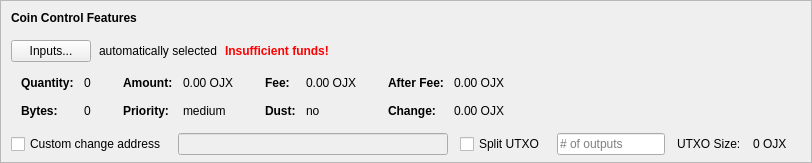
    <widget class="QFrame" name="frameCoinControl">
     <property name="sizePolicy">
      <sizepolicy hsizetype="Expanding" vsizetype="Expanding">
       <horstretch>0</horstretch>
       <verstretch>0</verstretch>
      </sizepolicy>
     </property>
     <property name="maximumSize">
      <size>
       <width>16777215</width>
       <height>16777215</height>
      </size>
     </property>
     <property name="frameShape">
      <enum>QFrame::StyledPanel</enum>
     </property>
     <property name="frameShadow">
      <enum>QFrame::Sunken</enum>
     </property>
     <layout class="QVBoxLayout" name="verticalLayoutCoinControl2">
      <property name="spacing">
       <number>0</number>
      </property>
      <property name="leftMargin">
       <number>0</number>
      </property>
      <property name="topMargin">
       <number>0</number>
      </property>
      <property name="rightMargin">
       <number>0</number>
      </property>
      <property name="bottomMargin">
       <number>6</number>
      </property>
      <item>
       <layout class="QVBoxLayout" name="verticalLayoutCoinControl" stretch="0,0,0,0,1">
        <property name="spacing">
         <number>0</number>
        </property>
        <property name="leftMargin">
         <number>10</number>
        </property>
        <property name="topMargin">
         <number>10</number>
        </property>
        <item>
         <layout class="QHBoxLayout" name="horizontalLayoutCoinControl1">
          <property name="bottomMargin">
           <number>15</number>
          </property>
          <item>
           <widget class="QLabel" name="labelCoinControlFeatures">
            <property name="sizePolicy">
             <sizepolicy hsizetype="Preferred" vsizetype="Maximum">
              <horstretch>0</horstretch>
              <verstretch>0</verstretch>
             </sizepolicy>
            </property>
            <property name="font">
             <font>
              <weight>75</weight>
              <bold>true</bold>
             </font>
            </property>
            <property name="styleSheet">
             <string notr="true">font-weight:bold;</string>
            </property>
            <property name="text">
             <string>Coin Control Features</string>
            </property>
           </widget>
          </item>
         </layout>
        </item>
        <item>
         <layout class="QHBoxLayout" name="horizontalLayoutCoinControl2" stretch="0,0,0,0">
          <property name="spacing">
           <number>8</number>
          </property>
          <property name="bottomMargin">
           <number>10</number>
          </property>
          <item>
           <widget class="QPushButton" name="pushButtonCoinControl">
            <property name="styleSheet">
             <string notr="true"/>
            </property>
            <property name="text">
             <string>Inputs...</string>
            </property>
            <property name="autoDefault">
             <bool>false</bool>
            </property>
           </widget>
          </item>
          <item>
           <widget class="QLabel" name="labelCoinControlAutomaticallySelected">
            <property name="text">
             <string>automatically selected</string>
            </property>
            <property name="margin">
             <number>5</number>
            </property>
           </widget>
          </item>
          <item>
           <widget class="QLabel" name="labelCoinControlInsuffFunds">
            <property name="font">
             <font>
              <weight>75</weight>
              <bold>true</bold>
             </font>
            </property>
            <property name="styleSheet">
             <string notr="true">color:red;font-weight:bold;</string>
            </property>
            <property name="text">
             <string>Insufficient funds!</string>
            </property>
            <property name="margin">
             <number>5</number>
            </property>
           </widget>
          </item>
          <item>
           <spacer name="horizontalSpacerCoinControl">
            <property name="orientation">
             <enum>Qt::Horizontal</enum>
            </property>
            <property name="sizeHint" stdset="0">
             <size>
              <width>40</width>
              <height>1</height>
             </size>
            </property>
           </spacer>
          </item>
         </layout>
        </item>
        <item>
         <widget class="QWidget" name="widgetCoinControl" native="true">
          <property name="sizePolicy">
           <sizepolicy hsizetype="Preferred" vsizetype="Preferred">
            <horstretch>0</horstretch>
            <verstretch>0</verstretch>
           </sizepolicy>
          </property>
          <property name="minimumSize">
           <size>
            <width>0</width>
            <height>0</height>
           </size>
          </property>
          <property name="styleSheet">
           <string notr="true"/>
          </property>
          <layout class="QHBoxLayout" name="horizontalLayoutCoinControl5">
           <property name="leftMargin">
            <number>0</number>
           </property>
           <property name="topMargin">
            <number>0</number>
           </property>
           <property name="rightMargin">
            <number>0</number>
           </property>
           <property name="bottomMargin">
            <number>0</number>
           </property>
           <item>
            <layout class="QHBoxLayout" name="horizontalLayoutCoinControl3" stretch="0,0,0,1">
             <property name="spacing">
              <number>20</number>
             </property>
             <property name="topMargin">
              <number>0</number>
             </property>
             <property name="bottomMargin">
              <number>10</number>
             </property>
             <item>
              <layout class="QFormLayout" name="formLayoutCoinControl1">
               <property name="horizontalSpacing">
                <number>10</number>
               </property>
               <property name="verticalSpacing">
                <number>14</number>
               </property>
               <property name="leftMargin">
                <number>10</number>
               </property>
               <property name="topMargin">
                <number>4</number>
               </property>
               <property name="rightMargin">
                <number>6</number>
               </property>
               <item row="0" column="0">
                <widget class="QLabel" name="labelCoinControlQuantityText">
                 <property name="font">
                  <font>
                   <weight>75</weight>
                   <bold>true</bold>
                  </font>
                 </property>
                 <property name="text">
                  <string>Quantity:</string>
                 </property>
                 <property name="margin">
                  <number>0</number>
                 </property>
                </widget>
               </item>
               <item row="0" column="1">
                <widget class="QLabel" name="labelCoinControlQuantity">
                 <property name="cursor">
                  <cursorShape>IBeamCursor</cursorShape>
                 </property>
                 <property name="contextMenuPolicy">
                  <enum>Qt::ActionsContextMenu</enum>
                 </property>
                 <property name="text">
                  <string notr="true">0</string>
                 </property>
                 <property name="margin">
                  <number>0</number>
                 </property>
                 <property name="textInteractionFlags">
                  <set>Qt::LinksAccessibleByMouse|Qt::TextSelectableByKeyboard|Qt::TextSelectableByMouse</set>
                 </property>
                </widget>
               </item>
               <item row="1" column="0">
                <widget class="QLabel" name="labelCoinControlBytesText">
                 <property name="font">
                  <font>
                   <weight>75</weight>
                   <bold>true</bold>
                  </font>
                 </property>
                 <property name="text">
                  <string>Bytes:</string>
                 </property>
                </widget>
               </item>
               <item row="1" column="1">
                <widget class="QLabel" name="labelCoinControlBytes">
                 <property name="cursor">
                  <cursorShape>IBeamCursor</cursorShape>
                 </property>
                 <property name="contextMenuPolicy">
                  <enum>Qt::ActionsContextMenu</enum>
                 </property>
                 <property name="text">
                  <string notr="true">0</string>
                 </property>
                 <property name="textInteractionFlags">
                  <set>Qt::LinksAccessibleByMouse|Qt::TextSelectableByKeyboard|Qt::TextSelectableByMouse</set>
                 </property>
                </widget>
               </item>
              </layout>
             </item>
             <item>
              <layout class="QFormLayout" name="formLayoutCoinControl2">
               <property name="horizontalSpacing">
                <number>10</number>
               </property>
               <property name="verticalSpacing">
                <number>14</number>
               </property>
               <property name="leftMargin">
                <number>6</number>
               </property>
               <property name="topMargin">
                <number>4</number>
               </property>
               <property name="rightMargin">
                <number>6</number>
               </property>
               <item row="0" column="0">
                <widget class="QLabel" name="labelCoinControlAmountText">
                 <property name="font">
                  <font>
                   <weight>75</weight>
                   <bold>true</bold>
                  </font>
                 </property>
                 <property name="text">
                  <string>Amount:</string>
                 </property>
                 <property name="margin">
                  <number>0</number>
                 </property>
                </widget>
               </item>
               <item row="0" column="1">
                <widget class="QLabel" name="labelCoinControlAmount">
                 <property name="cursor">
                  <cursorShape>IBeamCursor</cursorShape>
                 </property>
                 <property name="contextMenuPolicy">
                  <enum>Qt::ActionsContextMenu</enum>
                 </property>
                 <property name="text">
                  <string notr="true">0.00 OJX</string>
                 </property>
                 <property name="textInteractionFlags">
                  <set>Qt::LinksAccessibleByMouse|Qt::TextSelectableByKeyboard|Qt::TextSelectableByMouse</set>
                 </property>
                </widget>
               </item>
               <item row="1" column="0">
                <widget class="QLabel" name="labelCoinControlPriorityText">
                 <property name="font">
                  <font>
                   <weight>75</weight>
                   <bold>true</bold>
                  </font>
                 </property>
                 <property name="text">
                  <string>Priority:</string>
                 </property>
                </widget>
               </item>
               <item row="1" column="1">
                <widget class="QLabel" name="labelCoinControlPriority">
                 <property name="cursor">
                  <cursorShape>IBeamCursor</cursorShape>
                 </property>
                 <property name="contextMenuPolicy">
                  <enum>Qt::ActionsContextMenu</enum>
                 </property>
                 <property name="text">
                  <string>medium</string>
                 </property>
                 <property name="textInteractionFlags">
                  <set>Qt::LinksAccessibleByMouse|Qt::TextSelectableByKeyboard|Qt::TextSelectableByMouse</set>
                 </property>
                </widget>
               </item>
              </layout>
             </item>
             <item>
              <layout class="QFormLayout" name="formLayoutCoinControl3">
               <property name="horizontalSpacing">
                <number>10</number>
               </property>
               <property name="verticalSpacing">
                <number>14</number>
               </property>
               <property name="leftMargin">
                <number>6</number>
               </property>
               <property name="topMargin">
                <number>4</number>
               </property>
               <property name="rightMargin">
                <number>6</number>
               </property>
               <item row="0" column="0">
                <widget class="QLabel" name="labelCoinControlFeeText">
                 <property name="font">
                  <font>
                   <weight>75</weight>
                   <bold>true</bold>
                  </font>
                 </property>
                 <property name="text">
                  <string>Fee:</string>
                 </property>
                 <property name="margin">
                  <number>0</number>
                 </property>
                </widget>
               </item>
               <item row="0" column="1">
                <widget class="QLabel" name="labelCoinControlFee">
                 <property name="cursor">
                  <cursorShape>IBeamCursor</cursorShape>
                 </property>
                 <property name="contextMenuPolicy">
                  <enum>Qt::ActionsContextMenu</enum>
                 </property>
                 <property name="text">
                  <string notr="true">0.00 OJX</string>
                 </property>
                 <property name="textInteractionFlags">
                  <set>Qt::LinksAccessibleByMouse|Qt::TextSelectableByKeyboard|Qt::TextSelectableByMouse</set>
                 </property>
                </widget>
               </item>
               <item row="1" column="0">
                <widget class="QLabel" name="labelCoinControlLowOutputText">
                 <property name="font">
                  <font>
                   <weight>75</weight>
                   <bold>true</bold>
                  </font>
                 </property>
                 <property name="text">
                  <string>Dust:</string>
                 </property>
                </widget>
               </item>
               <item row="1" column="1">
                <widget class="QLabel" name="labelCoinControlLowOutput">
                 <property name="cursor">
                  <cursorShape>IBeamCursor</cursorShape>
                 </property>
                 <property name="contextMenuPolicy">
                  <enum>Qt::ActionsContextMenu</enum>
                 </property>
                 <property name="text">
                  <string>no</string>
                 </property>
                 <property name="textInteractionFlags">
                  <set>Qt::LinksAccessibleByMouse|Qt::TextSelectableByKeyboard|Qt::TextSelectableByMouse</set>
                 </property>
                </widget>
               </item>
              </layout>
             </item>
             <item>
              <layout class="QFormLayout" name="formLayoutCoinControl4">
               <property name="horizontalSpacing">
                <number>10</number>
               </property>
               <property name="verticalSpacing">
                <number>14</number>
               </property>
               <property name="leftMargin">
                <number>6</number>
               </property>
               <property name="topMargin">
                <number>4</number>
               </property>
               <property name="rightMargin">
                <number>6</number>
               </property>
               <item row="0" column="0">
                <widget class="QLabel" name="labelCoinControlAfterFeeText">
                 <property name="font">
                  <font>
                   <weight>75</weight>
                   <bold>true</bold>
                  </font>
                 </property>
                 <property name="text">
                  <string>After Fee:</string>
                 </property>
                 <property name="margin">
                  <number>0</number>
                 </property>
                </widget>
               </item>
               <item row="0" column="1">
                <widget class="QLabel" name="labelCoinControlAfterFee">
                 <property name="cursor">
                  <cursorShape>IBeamCursor</cursorShape>
                 </property>
                 <property name="contextMenuPolicy">
                  <enum>Qt::ActionsContextMenu</enum>
                 </property>
                 <property name="text">
                  <string notr="true">0.00 OJX</string>
                 </property>
                 <property name="textInteractionFlags">
                  <set>Qt::LinksAccessibleByMouse|Qt::TextSelectableByKeyboard|Qt::TextSelectableByMouse</set>
                 </property>
                </widget>
               </item>
               <item row="1" column="0">
                <widget class="QLabel" name="labelCoinControlChangeText">
                 <property name="font">
                  <font>
                   <weight>75</weight>
                   <bold>true</bold>
                  </font>
                 </property>
                 <property name="text">
                  <string>Change:</string>
                 </property>
                </widget>
               </item>
               <item row="1" column="1">
                <widget class="QLabel" name="labelCoinControlChange">
                 <property name="cursor">
                  <cursorShape>IBeamCursor</cursorShape>
                 </property>
                 <property name="contextMenuPolicy">
                  <enum>Qt::ActionsContextMenu</enum>
                 </property>
                 <property name="text">
                  <string notr="true">0.00 OJX</string>
                 </property>
                 <property name="textInteractionFlags">
                  <set>Qt::LinksAccessibleByMouse|Qt::TextSelectableByKeyboard|Qt::TextSelectableByMouse</set>
                 </property>
                </widget>
               </item>
              </layout>
             </item>
            </layout>
           </item>
          </layout>
         </widget>
        </item>
        <item>
         <layout class="QHBoxLayout" name="horizontalLayoutCoinControl4" stretch="0,0,0,0,0,0,0">
          <property name="spacing">
           <number>12</number>
          </property>
          <property name="sizeConstraint">
           <enum>QLayout::SetDefaultConstraint</enum>
          </property>
          <property name="topMargin">
           <number>5</number>
          </property>
          <property name="rightMargin">
           <number>5</number>
          </property>
          <item>
           <widget class="QCheckBox" name="checkBoxCoinControlChange">
            <property name="toolTip">
             <string>If this is activated, but the change address is empty or invalid, change will be sent to a newly generated address.</string>
            </property>
            <property name="text">
             <string>Custom change address</string>
            </property>
           </widget>
          </item>
          <item>
           <widget class="QValidatedLineEdit" name="lineEditCoinControlChange">
            <property name="enabled">
             <bool>false</bool>
            </property>
            <property name="sizePolicy">
             <sizepolicy hsizetype="Expanding" vsizetype="Fixed">
              <horstretch>0</horstretch>
              <verstretch>0</verstretch>
             </sizepolicy>
            </property>
           </widget>
          </item>
          <item>
           <widget class="QCheckBox" name="splitBlockCheckBox">
            <property name="text">
             <string>Split UTXO</string>
            </property>
           </widget>
          </item>
          <item>
           <widget class="QLineEdit" name="splitBlockLineEdit">
            <property name="sizePolicy">
             <sizepolicy hsizetype="Fixed" vsizetype="Fixed">
              <horstretch>50</horstretch>
              <verstretch>0</verstretch>
             </sizepolicy>
            </property>
            <property name="placeholderText">
             <string># of outputs</string>
            </property>
           </widget>
          </item>
          <item>
           <widget class="QLabel" name="labelBlockSizeText">
            <property name="text">
             <string>UTXO Size:</string>
            </property>
           </widget>
          </item>
          <item>
           <widget class="QLabel" name="labelBlockSize">
            <property name="text">
             <string>0 OJX</string>
            </property>
           </widget>
          </item>
          <item>
           <widget class="QLabel" name="labelCoinControlChangeLabel">
            <property name="sizePolicy">
             <sizepolicy hsizetype="Preferred" vsizetype="Expanding">
              <horstretch>0</horstretch>
              <verstretch>0</verstretch>
             </sizepolicy>
            </property>
            <property name="minimumSize">
             <size>
              <width>0</width>
              <height>0</height>
             </size>
            </property>
            <property name="text">
             <string/>
            </property>
            <property name="margin">
             <number>3</number>
            </property>
           </widget>
          </item>
         </layout>
        </item>
        <item>
         <spacer name="verticalSpacerCoinControl">
          <property name="orientation">
           <enum>Qt::Vertical</enum>
          </property>
          <property name="sizeHint" stdset="0">
           <size>
            <width>800</width>
            <height>1</height>
           </size>
          </property>
         </spacer>
        </item>
       </layout>
      </item>
     </layout>
    </widget>
